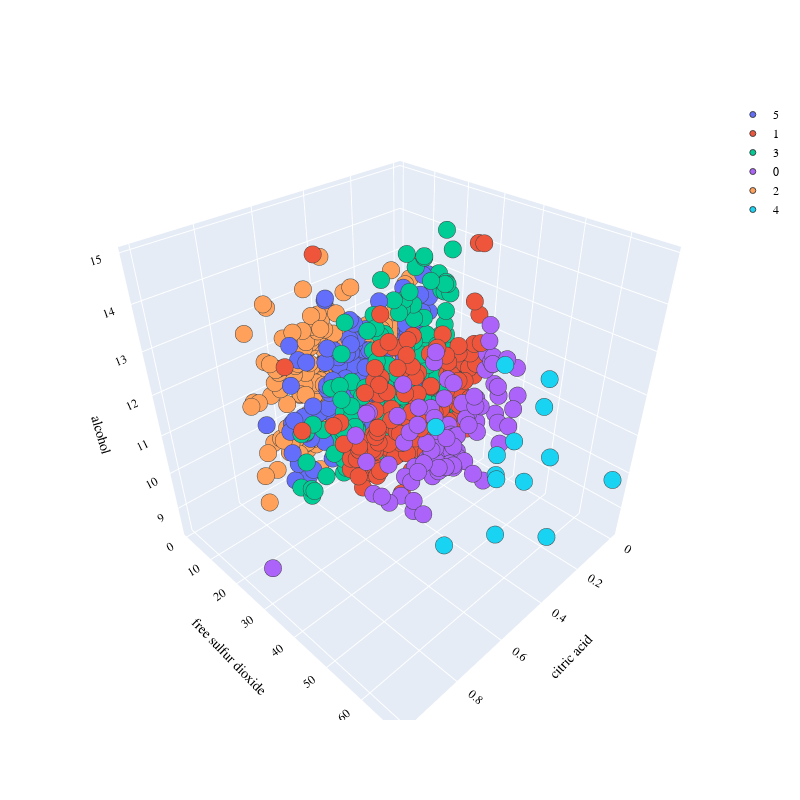

Notebook code cell kept with this figure:
### Markdown cell above
# 
- Visualisation 3D des clusters

### Code cell
PLOT = go.Figure()
for i in list(X['cha'].unique()):
    

    PLOT.add_trace(go.Scatter3d(x = X[X['cha']== i]['citric acid'],
                                y =X[X['cha'] == i]['free sulfur dioxide'],
                                z = X[X['cha']== i]['alcohol'],                        
                                mode = 'markers',marker_size = 6, marker_line_width = 1,
                                name = str(i)))
PLOT.update_traces(hovertemplate='citric acid: %{x} <br>free sulfur dioxide %{y} <br>alcohol: %{z}')

    
PLOT.update_layout(width = 800, height = 800, autosize = True, showlegend = True,
                   scene = dict(xaxis=dict(title = 'citric acid', titlefont_color = 'black'),
                                yaxis=dict(title = 'free sulfur dioxide', titlefont_color = 'black'),
                                zaxis=dict(title = 'alcohol', titlefont_color = 'black')),
                   font = dict(family = "Gilroy", color  = 'black', size = 12))

### Figure 1 — Plotly figure (JSON) as saved in the notebook; plotly's stock layout.template omitted (floating-point values rounded to 4 significant figures; data arrays with more than 128 entries replaced by an {"elided": "..."} marker saying what was removed)
{"data": [{"hovertemplate": "citric acid: %{x} <br>free sulfur dioxide %{y} <br>alcohol: %{z}", "marker": {"line": {"width": 1}, "size": 6}, "mode": "markers", "name": "5", "type": "scatter3d", "x": {"elided": "234 float values"}, "y": {"elided": "234 int values"}, "z": {"elided": "234 float values"}}, {"hovertemplate": "citric acid: %{x} <br>free sulfur dioxide %{y} <br>alcohol: %{z}", "marker": {"line": {"width": 1}, "size": 6}, "mode": "markers", "name": "1", "type": "scatter3d", "x": {"elided": "178 float values"}, "y": {"elided": "178 int values"}, "z": {"elided": "178 float values"}}, {"hovertemplate": "citric acid: %{x} <br>free sulfur dioxide %{y} <br>alcohol: %{z}", "marker": {"line": {"width": 1}, "size": 6}, "mode": "markers", "name": "3", "type": "scatter3d", "x": {"elided": "262 float values"}, "y": {"elided": "262 int values"}, "z": {"elided": "262 float values"}}, {"hovertemplate": "citric acid: %{x} <br>free sulfur dioxide %{y} <br>alcohol: %{z}", "marker": {"line": {"width": 1}, "size": 6}, "mode": "markers", "name": "0", "type": "scatter3d", "x": [0.56, 0.36, 0.15, 0.44, 0.26, 0.04, 0.56, 0.55, 1, 0.26, 0.26, 0.07, 0.07, 0.53, 0.3, 0.12, 0.4, 0.24, 0.12, 0, 0.03, 0.03, 0.3, 0.6, 0.02, 0.32, 0.73, 0.73, 0.49, 0.49, 0.49, 0.49, 0.24, 0.49, 0.41, 0.28, 0.27, 0.31, 0.32, 0.24, 0.3, 0.21, 0.44, 0.28, 0.28, 0.45, 0.39, 0.39, 0.39, 0.03, 0.01, 0, 0.19, 0, 0.13, 0.32, 0.12, 0.12, 0.3, 0.29, 0.3, 0.28, 0.28, 0.37, 0, 0, 0.57, 0.2, 0.68, 0.68, 0.3, 0.45, 0.08, 0.54, 0.3, 0.23, 0.43, 0.19, 0.2, 0.22, 0.38, 0.2, 0.26, 0.25, 0.21, 0, 0.36, 0, 0.21, 0, 0.4, 0.02, 0.02, 0.09, 0.1, 0.32, 0.32, 0.08, 0.3, 0.01, 0.26, 0.26, 0.26, 0.32, 0.29, 0.41, 0.08, 0.1, 0.12], "y": [35, 30, 33, 34, 42, 41, 30, 32, 32, 36, 35, 32, 32, 33, 30, 30, 40.5, 31, 34, 34, 32, 32, 38, 31, 36, 43, 38, 38, 34, 38, 33, 38, 32, 41, 30, 30, 31, 32, 35, 35, 36, 33, 36, 36, 36, 34, 41, 41, 41, 36, 31, 30, 30, 32, 34, 32, 38, 38, 35, 31, 35, 31, 31, 36, 32, 33, 30, 30, 37.5, 37.5, 31, 32, 40, 42, 33, 35, 31, 33, 36, 43, 34, 34, 31, 34, 33, 40, 35, 40, 32, 39, 38, 31, 37, 34, 34, 31, 31, 42, 32, 32, 31, 31, 31, 35, 32, 34, 32, 39, 32], "z": [10.5, 9.4, 10.2, 9.5, 9.5, 10.5, 9.4, 9.4, 9.4, 9.4, 9.4, 9.8, 9.8, 9.2, 9.4, 10.4, 11.9, 9.3, 10.5, 9.9, 12.3, 12.3, 10.2, 10.5, 9.8, 11.1, 12, 12, 9.3, 9.4, 11.4, 9.1, 11.5, 9.2, 9.3, 9.4, 9.4, 9.8, 9.4, 9.2, 9.5, 9.2, 9.9, 11.7, 11.7, 10.9, 10.9, 10.9, 10.9, 10.6, 11.8, 11.4, 10, 11.2, 10.8, 11, 11.8, 11.8, 9.4, 9.1, 9.4, 9.4, 9.4, 12.7, 11.4, 10.7, 11.6, 9.2, 12.3, 12.3, 9.5, 12, 9.6, 11.8, 9.5, 10.1, 10.4, 9.4, 9.3, 9.2, 9.8, 9.3, 9.2, 9.2, 9.9, 10.7, 12.4, 10.7, 9.9, 11.4, 11.3, 11.07, 11.6, 10.4, 9.7, 10, 10, 10.2, 9, 11.3, 9.9, 9.9, 9.9, 9.5, 9.8, 11.4, 10.5, 11.2, 10.2]}, {"hovertemplate": "citric acid: %{x} <br>free sulfur dioxide %{y} <br>alcohol: %{z}", "marker": {"line": {"width": 1}, "size": 6}, "mode": "markers", "name": "2", "type": "scatter3d", "x": {"elided": "344 float values"}, "y": {"elided": "344 int values"}, "z": {"elided": "344 float values"}}, {"hovertemplate": "citric acid: %{x} <br>free sulfur dioxide %{y} <br>alcohol: %{z}", "marker": {"line": {"width": 1}, "size": 6}, "mode": "markers", "name": "4", "type": "scatter3d", "x": [0.02, 0.02, 0.21, 0.1, 0.36, 0.33, 0.32, 0.51, 0, 0.01, 0, 0.17, 0.37, 0.5, 0.5, 0.33], "y": [68, 68, 46, 45, 53, 52, 51, 45, 48, 48, 51, 52, 55, 48, 48, 66], "z": [9.9, 9.9, 9.5, 10, 11, 10.2, 12.9, 11.8, 11.5, 10.8, 9.5, 9.5, 9, 8.8, 8.8, 9.5]}], "layout": {"autosize": true, "font": {"color": "black", "family": "Gilroy", "size": 12}, "height": 800, "scene": {"xaxis": {"title": {"font": {"color": "black"}, "text": "citric acid"}}, "yaxis": {"title": {"font": {"color": "black"}, "text": "free sulfur dioxide"}}, "zaxis": {"title": {"font": {"color": "black"}, "text": "alcohol"}}}, "showlegend": true, "width": 800}}
